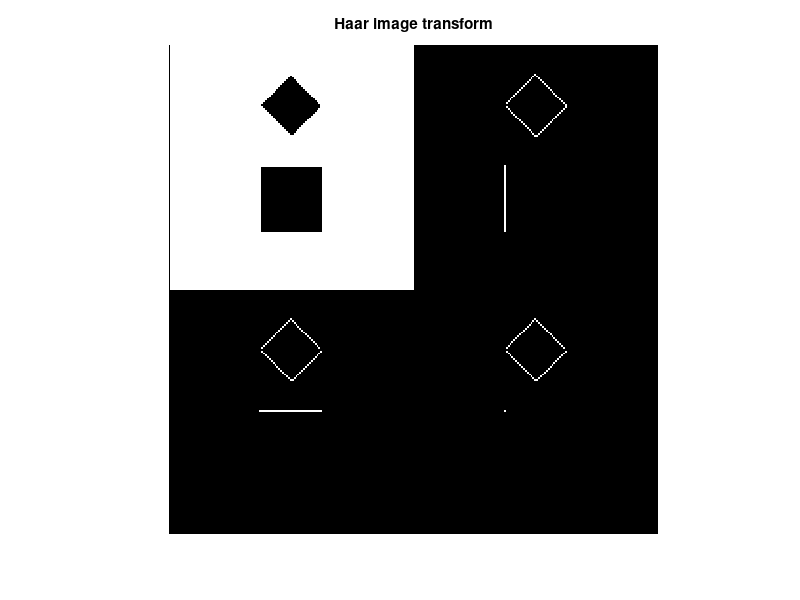

Source code (MATLAB):
% Haar wavelet transform of a basic image
% square and rhombus
% Using filters
%
%Haar filter
c=1/sqrt(2);
h0=[c c]; %low-pass filter
h1=[-c c]; %high-pass filter
%
fg=ones(256,256); %white plane
%the rhombus
for n=1:32,
   fgx=64+(-n:n); fgy=96+n;
   fg(fgx,fgy)=0; %one triangle
   fg(fgx,256-fgy)=0; %the other triangle
end
%the square
fg(128:196,96:160)=0;
%
%Step1
%1 scale wavelet transform of rows
lfg1=conv2(fg,h0); %low-pass filtering of rows
lfg1=lfg1(:,2:2:end); %downsampling to get L
hfg1=conv2(fg,h1); %high-pass filtering of rows
hfg1=hfg1(:,2:2:end); %downsampling to get H
%Step 2
%1 scale wavelet transform of columns of previous step
llfg1=conv2(lfg1,h0'); %low-pass filtering of L columns
llfg1=llfg1(2:2:end,:); %downsampling
hlfg1=conv2(lfg1,h1'); %high-pass filtering of L columns
hlfg1=hlfg1(2:2:end,:); %downsampling

lhfg1=conv2(hfg1,h0'); %low-pass filtering of H columns
lhfg1=lhfg1(2:2:end,:); %downsampling
hhfg1=conv2(hfg1,h1'); %high-pass filtering of H columns
hhfg1=hhfg1(2:2:end,:); %downsampling

%normalization to bw
A=zeros(128,128);
Nllfg1=A; Nlhfg1=A; Nhlfg1=A; Nhhfg1=A;
for nn=1:128,
   for mm=1:128,
      if abs(llfg1(nn,mm))>0, Nllfg1(nn,mm)=1; end;
      if abs(lhfg1(nn,mm))>0, Nlhfg1(nn,mm)=1; end;
      if abs(hlfg1(nn,mm))>0, Nhlfg1(nn,mm)=1; end;
      if abs(hhfg1(nn,mm))>0, Nhhfg1(nn,mm)=1; end;
   end;
end;

tfg1=zeros(256,256); %space for compound image

tfg1(1:128,1:128)=Nllfg1; %LL image
tfg1(1:128,129:256)=Nlhfg1; %LH image
tfg1(129:256,1:128)=Nhlfg1; %HL image
tfg1(129:256,129:256)=Nhhfg1; %HH image


%Figure
figure(1)
imshow(tfg1);
title('Haar image transform');
